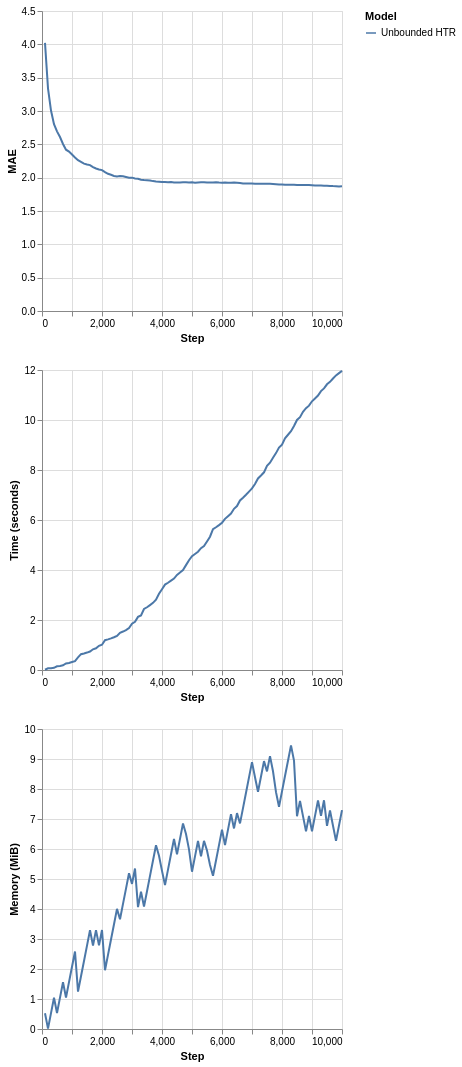

Notebook cell for this chart:
### Code cell
plot_performance(
    synth.Friedman(seed=42).take(10_000),
    metrics.MAE(),
    {
        "Unbounded HTR": (
            preprocessing.StandardScaler() |
            tree.HoeffdingTreeRegressor(splitter=tree.splitter.EBSTSplitter())
        )
    }
)

### Figure 1 — Vega-Lite specification as saved in the notebook (floating-point values rounded to 4 significant figures)
{"config": {"view": {"continuousWidth": 300, "continuousHeight": 300}}, "vconcat": [{"mark": {"type": "line"}, "encoding": {"color": {"field": "Model", "type": "nominal"}, "x": {"field": "Step", "type": "quantitative"}, "y": {"field": "Metric", "title": "MAE", "type": "quantitative"}}}, {"mark": {"type": "line"}, "encoding": {"color": {"field": "Model", "type": "nominal"}, "x": {"field": "Step", "type": "quantitative"}, "y": {"field": "Time", "title": "Time (seconds)", "type": "quantitative"}}}, {"mark": {"type": "line"}, "encoding": {"color": {"field": "Model", "type": "nominal"}, "x": {"field": "Step", "type": "quantitative"}, "y": {"field": "Memory", "title": "Memory (MiB)", "type": "quantitative"}}}], "data": {"name": "data-062ef8a16b7d0d31a3b035db9f2ae5be"}, "$schema": "https://vega.github.io/schema/vega-lite/v6.1.0.json", "datasets": {"data-062ef8a16b7d0d31a3b035db9f2ae5be": [{"Step": 100, "Metric": 4.023, "Time": 0.01018, "Memory": 0.5233, "Model": "Unbounded HTR"}, {"Step": 200, "Metric": 3.34, "Time": 0.06609, "Memory": 0.01351, "Model": "Unbounded HTR"}, {"Step": 300, "Metric": 3.007, "Time": 0.07172, "Memory": 0.5292, "Model": "Unbounded HTR"}, {"Step": 400, "Metric": 2.803, "Time": 0.08631, "Memory": 1.04, "Model": "Unbounded HTR"}, {"Step": 500, "Metric": 2.695, "Time": 0.1476, "Memory": 0.5344, "Model": "Unbounded HTR"}, {"Step": 600, "Metric": 2.61, "Time": 0.1635, "Memory": 1.046, "Model": "Unbounded HTR"}, {"Step": 700, "Metric": 2.506, "Time": 0.1859, "Memory": 1.557, "Model": "Unbounded HTR"}, {"Step": 800, "Metric": 2.42, "Time": 0.2618, "Memory": 1.051, "Model": "Unbounded HTR"}, {"Step": 900, "Metric": 2.391, "Time": 0.2839, "Memory": 1.562, "Model": "Unbounded HTR"}, {"Step": 1000, "Metric": 2.346, "Time": 0.3208, "Memory": 2.073, "Model": "Unbounded HTR"}, {"Step": 1100, "Metric": 2.303, "Time": 0.3559, "Memory": 2.584, "Model": "Unbounded HTR"}, {"Step": 1200, "Metric": 2.262, "Time": 0.5044, "Memory": 1.245, "Model": "Unbounded HTR"}, {"Step": 1300, "Metric": 2.237, "Time": 0.633, "Memory": 1.756, "Model": "Unbounded HTR"}, {"Step": 1400, "Metric": 2.211, "Time": 0.6625, "Memory": 2.267, "Model": "Unbounded HTR"}, {"Step": 1500, "Metric": 2.198, "Time": 0.6973, "Memory": 2.779, "Model": "Unbounded HTR"}, {"Step": 1600, "Metric": 2.188, "Time": 0.7407, "Memory": 3.29, "Model": "Unbounded HTR"}, {"Step": 1700, "Metric": 2.159, "Time": 0.8285, "Memory": 2.784, "Model": "Unbounded HTR"}, {"Step": 1800, "Metric": 2.137, "Time": 0.8673, "Memory": 3.295, "Model": "Unbounded HTR"}, {"Step": 1900, "Metric": 2.124, "Time": 0.9679, "Memory": 2.789, "Model": "Unbounded HTR"}, {"Step": 2000, "Metric": 2.113, "Time": 1.013, "Memory": 3.3, "Model": "Unbounded HTR"}, {"Step": 2100, "Metric": 2.083, "Time": 1.192, "Memory": 1.96, "Model": "Unbounded HTR"}, {"Step": 2200, "Metric": 2.058, "Time": 1.225, "Memory": 2.471, "Model": "Unbounded HTR"}, {"Step": 2300, "Metric": 2.043, "Time": 1.264, "Memory": 2.983, "Model": "Unbounded HTR"}, {"Step": 2400, "Metric": 2.026, "Time": 1.312, "Memory": 3.494, "Model": "Unbounded HTR"}, {"Step": 2500, "Metric": 2.018, "Time": 1.367, "Memory": 4.005, "Model": "Unbounded HTR"}, {"Step": 2600, "Metric": 2.023, "Time": 1.491, "Memory": 3.658, "Model": "Unbounded HTR"}, {"Step": 2700, "Metric": 2.02, "Time": 1.539, "Memory": 4.169, "Model": "Unbounded HTR"}, {"Step": 2800, "Metric": 2.009, "Time": 1.594, "Memory": 4.68, "Model": "Unbounded HTR"}, {"Step": 2900, "Metric": 1.999, "Time": 1.68, "Memory": 5.191, "Model": "Unbounded HTR"}, {"Step": 3000, "Metric": 2.0, "Time": 1.854, "Memory": 4.838, "Model": "Unbounded HTR"}, {"Step": 3100, "Metric": 1.987, "Time": 1.928, "Memory": 5.349, "Model": "Unbounded HTR"}, {"Step": 3200, "Metric": 1.983, "Time": 2.125, "Memory": 4.062, "Model": "Unbounded HTR"}, {"Step": 3300, "Metric": 1.969, "Time": 2.184, "Memory": 4.573, "Model": "Unbounded HTR"}, {"Step": 3400, "Metric": 1.964, "Time": 2.439, "Memory": 4.081, "Model": "Unbounded HTR"}, {"Step": 3500, "Metric": 1.96, "Time": 2.51, "Memory": 4.592, "Model": "Unbounded HTR"}, {"Step": 3600, "Metric": 1.957, "Time": 2.597, "Memory": 5.103, "Model": "Unbounded HTR"}, {"Step": 3700, "Metric": 1.948, "Time": 2.685, "Memory": 5.615, "Model": "Unbounded HTR"}, {"Step": 3800, "Metric": 1.943, "Time": 2.815, "Memory": 6.126, "Model": "Unbounded HTR"}, {"Step": 3900, "Metric": 1.94, "Time": 3.051, "Memory": 5.777, "Model": "Unbounded HTR"}, {"Step": 4000, "Metric": 1.934, "Time": 3.233, "Memory": 5.269, "Model": "Unbounded HTR"}, {"Step": 4100, "Metric": 1.934, "Time": 3.416, "Memory": 4.801, "Model": "Unbounded HTR"}, {"Step": 4200, "Metric": 1.933, "Time": 3.489, "Memory": 5.312, "Model": "Unbounded HTR"}, {"Step": 4300, "Metric": 1.934, "Time": 3.573, "Memory": 5.823, "Model": "Unbounded HTR"}, {"Step": 4400, "Metric": 1.928, "Time": 3.659, "Memory": 6.334, "Model": "Unbounded HTR"}, {"Step": 4500, "Metric": 1.926, "Time": 3.802, "Memory": 5.826, "Model": "Unbounded HTR"}, {"Step": 4600, "Metric": 1.928, "Time": 3.899, "Memory": 6.339, "Model": "Unbounded HTR"}, {"Step": 4700, "Metric": 1.93, "Time": 3.997, "Memory": 6.85, "Model": "Unbounded HTR"}, {"Step": 4800, "Metric": 1.932, "Time": 4.195, "Memory": 6.5, "Model": "Unbounded HTR"}, {"Step": 4900, "Metric": 1.928, "Time": 4.392, "Memory": 5.99, "Model": "Unbounded HTR"}, {"Step": 5000, "Metric": 1.93, "Time": 4.552, "Memory": 5.243, "Model": "Unbounded HTR"}, {"Step": 5100, "Metric": 1.925, "Time": 4.642, "Memory": 5.754, "Model": "Unbounded HTR"}, {"Step": 5200, "Metric": 1.929, "Time": 4.733, "Memory": 6.265, "Model": "Unbounded HTR"}, {"Step": 5300, "Metric": 1.931, "Time": 4.872, "Memory": 5.759, "Model": "Unbounded HTR"}, {"Step": 5400, "Metric": 1.93, "Time": 4.958, "Memory": 6.27, "Model": "Unbounded HTR"}, {"Step": 5500, "Metric": 1.926, "Time": 5.141, "Memory": 5.95, "Model": "Unbounded HTR"}, {"Step": 5600, "Metric": 1.926, "Time": 5.331, "Memory": 5.465, "Model": "Unbounded HTR"}, {"Step": 5700, "Metric": 1.929, "Time": 5.633, "Memory": 5.107, "Model": "Unbounded HTR"}, {"Step": 5800, "Metric": 1.93, "Time": 5.71, "Memory": 5.618, "Model": "Unbounded HTR"}, {"Step": 5900, "Metric": 1.927, "Time": 5.796, "Memory": 6.129, "Model": "Unbounded HTR"}, {"Step": 6000, "Metric": 1.925, "Time": 5.891, "Memory": 6.64, "Model": "Unbounded HTR"}, {"Step": 6100, "Metric": 1.927, "Time": 6.047, "Memory": 6.133, "Model": "Unbounded HTR"}, {"Step": 6200, "Metric": 1.925, "Time": 6.153, "Memory": 6.646, "Model": "Unbounded HTR"}, {"Step": 6300, "Metric": 1.925, "Time": 6.256, "Memory": 7.157, "Model": "Unbounded HTR"}, {"Step": 6400, "Metric": 1.926, "Time": 6.449, "Memory": 6.686, "Model": "Unbounded HTR"}, {"Step": 6500, "Metric": 1.923, "Time": 6.556, "Memory": 7.197, "Model": "Unbounded HTR"}, {"Step": 6600, "Metric": 1.921, "Time": 6.782, "Memory": 6.852, "Model": "Unbounded HTR"}, {"Step": 6700, "Metric": 1.914, "Time": 6.891, "Memory": 7.363, "Model": "Unbounded HTR"}, {"Step": 6800, "Metric": 1.911, "Time": 7.008, "Memory": 7.875, "Model": "Unbounded HTR"}, {"Step": 6900, "Metric": 1.912, "Time": 7.135, "Memory": 8.386, "Model": "Unbounded HTR"}, {"Step": 7000, "Metric": 1.911, "Time": 7.263, "Memory": 8.897, "Model": "Unbounded HTR"}, {"Step": 7100, "Metric": 1.91, "Time": 7.441, "Memory": 8.391, "Model": "Unbounded HTR"}, {"Step": 7200, "Metric": 1.91, "Time": 7.663, "Memory": 7.907, "Model": "Unbounded HTR"}, {"Step": 7300, "Metric": 1.908, "Time": 7.781, "Memory": 8.418, "Model": "Unbounded HTR"}, {"Step": 7400, "Metric": 1.908, "Time": 7.908, "Memory": 8.929, "Model": "Unbounded HTR"}, {"Step": 7500, "Metric": 1.91, "Time": 8.164, "Memory": 8.586, "Model": "Unbounded HTR"}, {"Step": 7600, "Metric": 1.908, "Time": 8.293, "Memory": 9.097, "Model": "Unbounded HTR"}, {"Step": 7700, "Metric": 1.905, "Time": 8.492, "Memory": 8.591, "Model": "Unbounded HTR"}, {"Step": 7800, "Metric": 1.903, "Time": 8.676, "Memory": 7.894, "Model": "Unbounded HTR"}, {"Step": 7900, "Metric": 1.899, "Time": 8.897, "Memory": 7.409, "Model": "Unbounded HTR"}, {"Step": 8000, "Metric": 1.899, "Time": 9.017, "Memory": 7.92, "Model": "Unbounded HTR"}, {"Step": 8100, "Metric": 1.894, "Time": 9.268, "Memory": 8.431, "Model": "Unbounded HTR"}, {"Step": 8200, "Metric": 1.894, "Time": 9.411, "Memory": 8.943, "Model": "Unbounded HTR"}, {"Step": 8300, "Metric": 1.895, "Time": 9.554, "Memory": 9.454, "Model": "Unbounded HTR"}, {"Step": 8400, "Metric": 1.894, "Time": 9.758, "Memory": 8.946, "Model": "Unbounded HTR"}, {"Step": 8500, "Metric": 1.891, "Time": 10.0, "Memory": 7.092, "Model": "Unbounded HTR"}, {"Step": 8600, "Metric": 1.891, "Time": 10.11, "Memory": 7.605, "Model": "Unbounded HTR"}, {"Step": 8700, "Metric": 1.891, "Time": 10.33, "Memory": 7.094, "Model": "Unbounded HTR"}, {"Step": 8800, "Metric": 1.891, "Time": 10.47, "Memory": 6.586, "Model": "Unbounded HTR"}, {"Step": 8900, "Metric": 1.89, "Time": 10.57, "Memory": 7.101, "Model": "Unbounded HTR"}, {"Step": 9000, "Metric": 1.888, "Time": 10.75, "Memory": 6.592, "Model": "Unbounded HTR"}, {"Step": 9100, "Metric": 1.884, "Time": 10.86, "Memory": 7.105, "Model": "Unbounded HTR"}, {"Step": 9200, "Metric": 1.883, "Time": 10.98, "Memory": 7.618, "Model": "Unbounded HTR"}, {"Step": 9300, "Metric": 1.881, "Time": 11.16, "Memory": 7.11, "Model": "Unbounded HTR"}, {"Step": 9400, "Metric": 1.879, "Time": 11.26, "Memory": 7.623, "Model": "Unbounded HTR"}, {"Step": 9500, "Metric": 1.879, "Time": 11.43, "Memory": 6.773, "Model": "Unbounded HTR"}, {"Step": 9600, "Metric": 1.876, "Time": 11.52, "Memory": 7.284, "Model": "Unbounded HTR"}, {"Step": 9700, "Metric": 1.873, "Time": 11.66, "Memory": 6.776, "Model": "Unbounded HTR"}, {"Step": 9800, "Metric": 1.872, "Time": 11.78, "Memory": 6.27, "Model": "Unbounded HTR"}, {"Step": 9900, "Metric": 1.869, "Time": 11.88, "Memory": 6.783, "Model": "Unbounded HTR"}, {"Step": 10000, "Metric": 1.87, "Time": 11.96, "Memory": 7.294, "Model": "Unbounded HTR"}]}}
